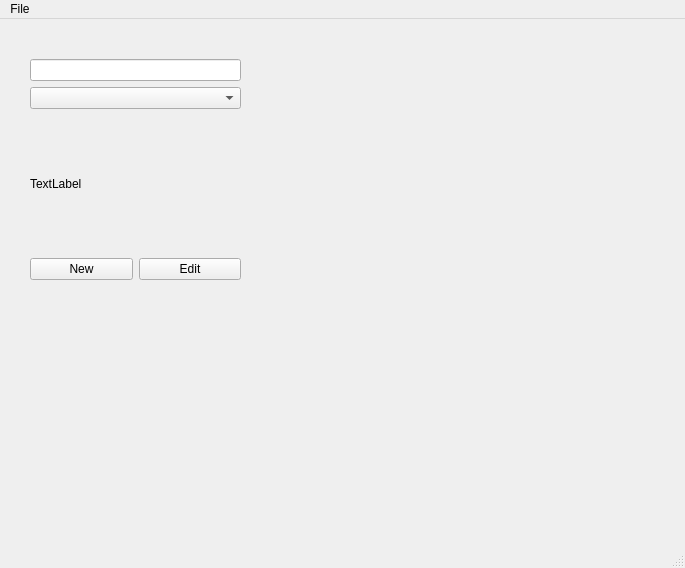
<?xml version="1.0" encoding="UTF-8"?>
<ui version="4.0">
 <class>PreferencesWindow</class>
 <widget class="QMainWindow" name="PreferencesWindow">
  <property name="geometry">
   <rect>
    <x>0</x>
    <y>0</y>
    <width>685</width>
    <height>568</height>
   </rect>
  </property>
  <property name="sizePolicy">
   <sizepolicy hsizetype="Minimum" vsizetype="Minimum">
    <horstretch>0</horstretch>
    <verstretch>0</verstretch>
   </sizepolicy>
  </property>
  <property name="windowTitle">
   <string>Preferences</string>
  </property>
  <property name="windowIcon">
   <iconset>
    <normaloff>:/icons/ornl_slicer.ico</normaloff>:/icons/ornl_slicer.ico</iconset>
  </property>
  <widget class="QWidget" name="centralwidget">
   <widget class="QWidget" name="verticalLayoutWidget">
    <property name="geometry">
     <rect>
      <x>30</x>
      <y>40</y>
      <width>211</width>
      <height>221</height>
     </rect>
    </property>
    <layout class="QVBoxLayout" name="verticalLayout">
     <item>
      <widget class="QLineEdit" name="lineEdit"/>
     </item>
     <item>
      <widget class="QComboBox" name="comboBox"/>
     </item>
     <item>
      <widget class="QLabel" name="label">
       <property name="text">
        <string>TextLabel</string>
       </property>
      </widget>
     </item>
     <item>
      <layout class="QHBoxLayout" name="horizontalLayout">
       <item>
        <widget class="QPushButton" name="pushButton_2">
         <property name="text">
          <string>New</string>
         </property>
        </widget>
       </item>
       <item>
        <widget class="QPushButton" name="pushButton">
         <property name="text">
          <string>Edit</string>
         </property>
        </widget>
       </item>
      </layout>
     </item>
    </layout>
   </widget>
  </widget>
  <widget class="QMenuBar" name="menubar">
   <property name="geometry">
    <rect>
     <x>0</x>
     <y>0</y>
     <width>685</width>
     <height>17</height>
    </rect>
   </property>
   <widget class="QMenu" name="menuFile">
    <property name="title">
     <string>File</string>
    </property>
    <addaction name="actionImport_Preferences"/>
    <addaction name="actionExport_Preferences"/>
   </widget>
   <addaction name="menuFile"/>
  </widget>
  <widget class="QStatusBar" name="statusbar"/>
  <action name="actionImport_Preferences">
   <property name="text">
    <string>Import Prefenences</string>
   </property>
  </action>
  <action name="actionExport_Preferences">
   <property name="text">
    <string>Export Preferences</string>
   </property>
  </action>
 </widget>
 <resources/>
 <connections/>
</ui>
